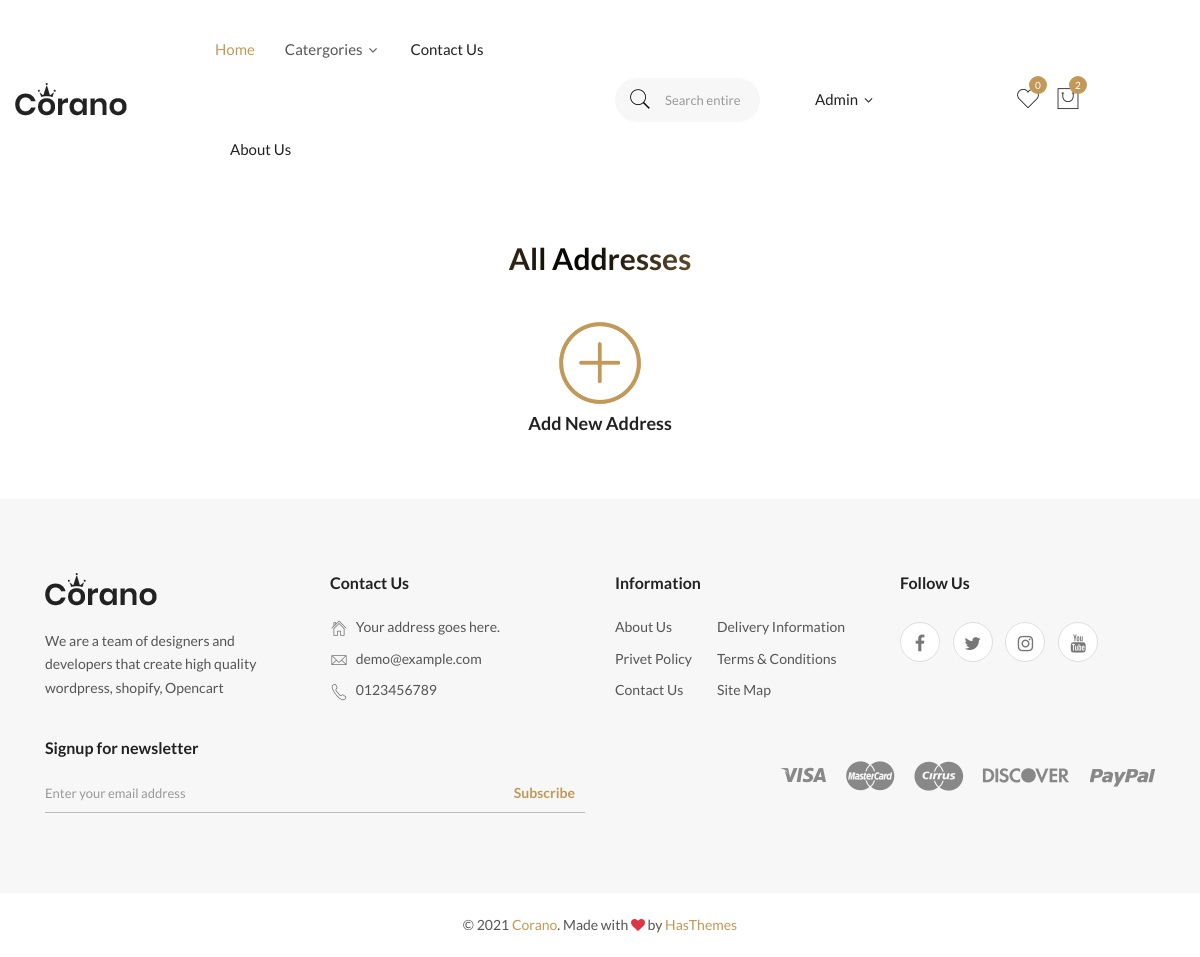
/address/ (signed in), run on an earlier commit of the app's database.
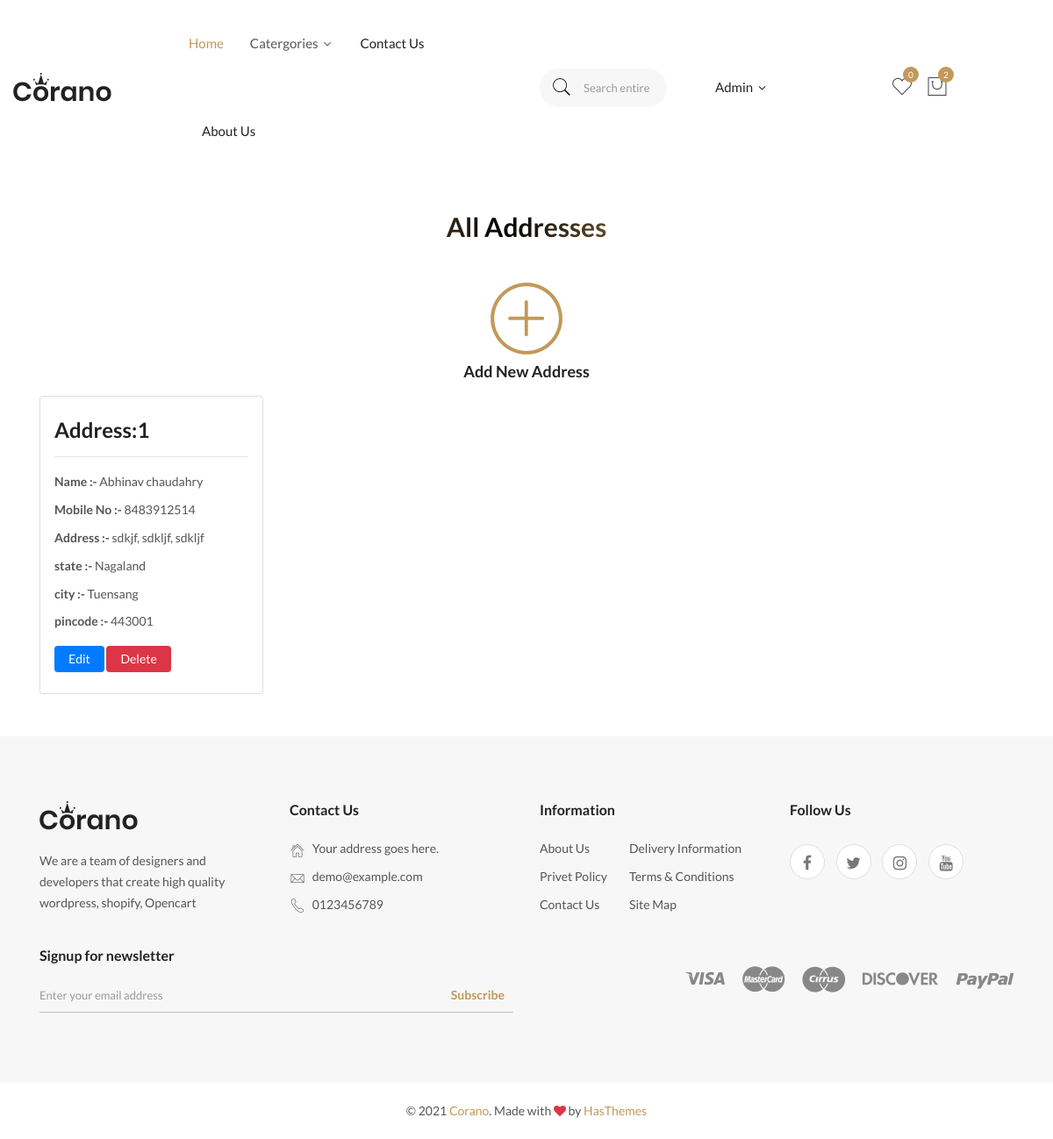
And on a later commit of the database.
### app/models.py (models this page shows)
class Addresses(models.Model):
    user = models.ForeignKey(User,on_delete=models.CASCADE,null=True,blank=True)
    first_name = models.CharField(max_length=100,null=True,blank=True)
    last_name = models.CharField(max_length=100,null=True,blank=True)
    houseNo = models.CharField(max_length=200,null=True,blank=True)
    area = models.CharField(max_length=200,null=True,blank=True)
    landmark = models.CharField(max_length=200,null=True,blank=True)
    mobileNo = models.CharField(max_length=120,null=True,blank=True)
    city = models.CharField(max_length=100)
    state = models.CharField(max_length=100)
    pin = models.CharField(max_length=100)
    date = models.DateField(auto_created=True)

### app/views.py (the view)
# urls.py: path('address/',views.address,name="address"),
@login_required
def address(request):
    user = request.user
    adr = Addresses.objects.filter(user=user)
    return render(request, 'Address/address.html',{'adr':adr})

### app/templates/Address/address.html
{% extends 'base.html' %}
{% load static %}
{% block mainbody %}
<main>
    <div class="my-5">
        <div class="container">
            <div class="member-area-from-wrap">
                <div class="row">
                    <div class="col-lg-6 mx-auto">
                            <div class="section-title text-center">
                                <h2 class="title">All Addresses</h2>
                            </div>
                    </div>
                </div>
                    <div class="row">
                        <div class="col-lg-12 ">
                            <a href="{% url 'newAddress' %}">
                                <div class="text-center mb-3">
                                <img src="{% static 'assets/img/addbtn.png' %}" alt="img" height="100px" class="bounce"  >
                              <h5 class="mb-3">Add New Address</h5>
                            </div>
                            </a>
                        </div>
                    </div>
                    <div class="row">
                        {% for i in adr %}
                        <div class="col-lg-3">
                            <div class="card py-4 ">
                                <div class="mx-3">
                                    <h3><strong>Address:</strong>{{forloop.counter}}</h3>
                                    <hr>
                                    <p><strong>Name :- </strong> {{i.first_name}} {{i.last_name}}</p>
                                    <p><strong>Mobile No :- </strong> {{i.mobileNo}}</p>
                                    <p><strong>Address :- </strong>{{i.houseNo}}, {{i.area}}, {{i.landmark}}</p>
                                    <p><strong>state :- </strong> {{i.state}}</p>
                                    <p><strong>city :- </strong> {{i.city}}</p>
                                    <p><strong>pincode :- </strong> {{i.pin}}</p>
                                    <div class="mt-3">
                                        <a href="{% url 'adr_edit' i.id %}" class="btn btn-primary py-2 px-3 bg-primary text-white">Edit</a>
                                        <a href="" class="btn btn-danger py-2 px-3 bg-danger text-white">Delete</a>
                                    </div>
                                </div>
                            </div>
                        </div>
                        {% endfor %}
                    </div>
            </div>
        </div>
    </div>
</main>
{% endblock mainbody %}

### app/templates/base.html (shortened to what this page needs)
{% load static %}
<!doctype html>
<html  lang="en">
<head>
    <link rel="stylesheet" href="{% static 'assets/css/vendor/bootstrap.min.css' %}">
    <link rel="stylesheet" href="{% static 'assets/css/vendor/pe-icon-7-stroke.css' %}">
    <link rel="stylesheet" href="{% static 'assets/css/vendor/font-awesome.min.css' %}">
    <link rel="stylesheet" href="{% static 'assets/css/plugins/slick.min.css' %}">
    <link rel="stylesheet" href="{% static 'assets/css/plugins/animate.css' %}">
    <link rel="stylesheet" href="{% static 'assets/css/plugins/nice-select.css' %}">
    <link rel="stylesheet" href="{% static 'assets/css/plugins/jqueryui.min.css' %}">
    <link rel="stylesheet" href="{% static 'assets/css/style.css' %}">
</head>
<body>
    <header class="header-area header-wide">
        <div class="main-header d-none d-lg-block">
            <div class="header-main-area sticky">
                <div class="container">
                    <div class="row align-items-center position-relative">
                        <div class="col-lg-2">
                            <div class="logo">
                                <a href="{% url 'homepage' %}">
                                    <img src="{% static 'assets/img/logo/logo.png' %}" alt="Brand Logo">
                                </a>
                            </div>
                        </div>
                        <div class="col-lg-4 position-static">
                            <div class="main-menu-area">
                                <div class="main-menu">
                                    <nav class="desktop-menu">
                                        <ul>
                                            <li class="active"><a href="{% url 'homepage' %}">Home </a>
                                            </li>
                                            <li><a >Catergories <i class="fa fa-angle-down"></i></a>
                                            </li>
                                            <li><a href="{% url 'contact' %}">Contact us</a></li>
                                            <li><a href="{% url 'aboutus' %}">About us</a></li>
                                        </ul>
                                    </nav>
                                </div>
                            </div>
                        </div>
                        <div class="col-lg-2 position-static">
                            <div class="main-menu-area">
                                <div class="main-menu">
                                    <div class="header-search-container ">
                                    <form class="header-search-box d-lg-none d-xl-block animated jackInTheBox">
                                        <input type="text" placeholder="Search entire store hire"
                                            class="header-search-field">
                                        <button class="header-search-btn"><i class="pe-7s-search"></i></button>
                                    </form>
                                </div>
                                </div>
                            </div>
                        </div>
                        <div class="col-lg-2 position-static mx-auto">
                            <div class="main-menu-area">
                                <div class="main-menu">
                                    <nav class="desktop-menu">
                                        <ul class="">
                                                 {% if request.user.is_authenticated %}
                                        <li class="user-hover ">
                                            <a href="#" class="">{{request.user}}
                                                <i class="fa fa-angle-down"></i>
                                            </a>
                                        </li>
                                        {% else %}
                                        <li><a href="{% url 'login' %}">login</a></li>
                                        <li><a href="{% url 'register' %}">register</a></li>
                                        {% endif %}
                                        </ul>
                                    </nav>
                                </div>
                            </div>
                        </div>
                        <div class="col-lg-2">
                            <div
                                class="header-right d-flex align-items-center justify-content-xl-between justify-content-lg-end">
                                <div class="header-configure-area ">
                                    <ul class="nav justify-content-end  ">
                                        {% if request.user.is_authenticated %}
                                        <li>
                                            <a href="wishlist.html">
                                                <i class="pe-7s-like"></i>
                                                <div class="notification">0</div>
                                            </a>
                                        </li>
                                        <li>
                                            <a href="{% url 'cart' %}" class="minicart-btn">
                                                <i class="pe-7s-shopbag"></i>
                                                <div class="notification" id="cartvalue"></div>
                                            </a>
                                        </li>{% endif %}
                                    </ul>
                                </div>
                            </div>
                        </div>
                    </div>
                </div>
            </div>
        </div>
    </header>
    {% block mainbody %}{% endblock mainbody %}
    <footer class="footer-widget-area">
        <div class="footer-top section-padding">
            <div class="container">
                <div class="row">
                    <div class="col-lg-3 col-md-6">
                        <div class="widget-item">
                            <div class="widget-title">
                                <div class="widget-logo">
                                    <a href="index.html">
                                        <img src="{% static 'assets/img/logo/logo.png' %}" alt="brand logo">
                                    </a>
                                </div>
                            </div>
                            <div class="widget-body">
                                <p>We are a team of designers and developers that create high quality wordpress,
                                    shopify, Opencart </p>
                            </div>
                        </div>
                    </div>
                    <div class="col-lg-3 col-md-6">
                        <div class="widget-item">
                            <h6 class="widget-title">Contact Us</h6>
                            <div class="widget-body">
                                <address class="contact-block">
                                    <ul>
                                        <li><i class="pe-7s-home"></i> Your address goes here.</li>
                                        <li><i class="pe-7s-mail"></i> <a
                                                href="mailto:demo@plazathemes.com">demo@example.com </a></li>
                                        <li><i class="pe-7s-call"></i> <a href="tel:0123456789">0123456789</a>
                                        </li>
                                    </ul>
                                </address>
                            </div>
                        </div>
                    </div>
                    <div class="col-lg-3 col-md-6">
                        <div class="widget-item">
                            <h6 class="widget-title">Information</h6>
                            <div class="widget-body">
                                <ul class="info-list">
                                    <li><a href="#">about us</a></li>
                                    <li><a href="#">Delivery Information</a></li>
                                    <li><a href="#">privet policy</a></li>
                                    <li><a href="#">Terms & Conditions</a></li>
                                    <li><a href="#">contact us</a></li>
                                    <li><a href="#">site map</a></li>
                                </ul>
                            </div>
                        </div>
                    </div>
                    <div class="col-lg-3 col-md-6">
                        <div class="widget-item">
                            <h6 class="widget-title">Follow Us</h6>
                            <div class="widget-body social-link">
                                <a href="#"><i class="fa fa-facebook"></i></a>
                                <a href="#"><i class="fa fa-twitter"></i></a>
                                <a href="#"><i class="fa fa-instagram"></i></a>
                                <a href="#"><i class="fa fa-youtube"></i></a>
                            </div>
                        </div>
                    </div>
                </div>
                <div class="row align-items-center mt-20">
                    <div class="col-md-6">
                        <div class="newsletter-wrapper">
                            <h6 class="widget-title-text">Signup for newsletter</h6>
                            <form class="newsletter-inner" id="mc-form">
                                <input type="email" class="news-field" id="mc-email" autocomplete="off"
                                    placeholder="Enter your email address">
                                <button class="news-btn" id="mc-submit">Subscribe</button>
                            </form>
                        </div>
                    </div>
                    <div class="col-md-6">
                        <div class="footer-payment">
                            <img src="{% static 'assets/img/payment.png' %}" alt="payment method">
                        </div>
                    </div>
                </div>
            </div>
        </div>
        <div class="footer-bottom">
            <div class="container">
                <div class="row">
                    <div class="col-12">
                        <div class="copyright-text text-center">
                            <p class="copyright-text">&copy; 2021 <a href="index.html">Corano</a>. Made with <i
                                    class="fa fa-heart text-danger"></i> by <a class="" href="https://hasthemes.com/"
                                    target="_blank">HasThemes</a> </p>
                        </div>
                    </div>
                </div>
            </div>
        </div>
    </footer>
</body>
</html>

What changed in the data, as far as the page shows it:
added Addresses: first_name "Abhinav", last_name "chaudahry", mobileNo "8483912514", houseNo "sdkjf", area "sdkljf", landmark "sdkljf", state "Nagaland", city "Tuensang", pin "443001"
